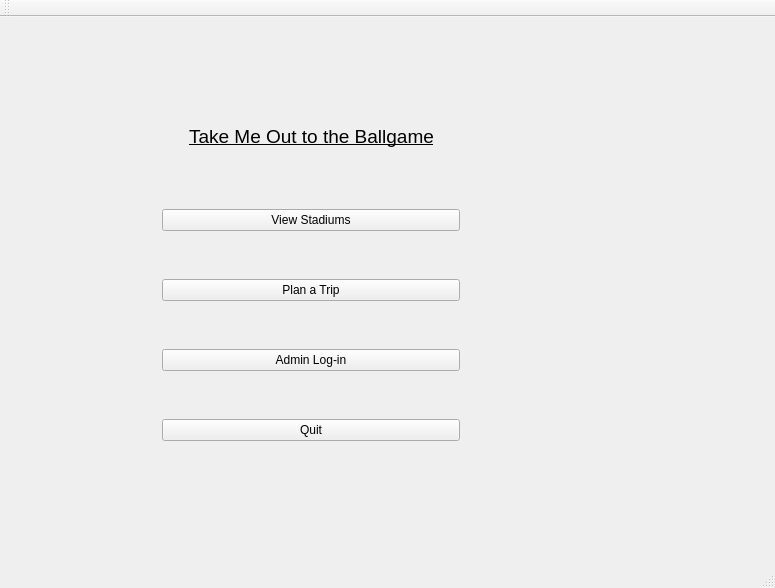
<?xml version="1.0" encoding="UTF-8"?>
<ui version="4.0">
 <class>MainWindow</class>
 <widget class="QMainWindow" name="MainWindow">
  <property name="geometry">
   <rect>
    <x>0</x>
    <y>0</y>
    <width>775</width>
    <height>588</height>
   </rect>
  </property>
  <property name="windowTitle">
   <string>MainWindow</string>
  </property>
  <widget class="QWidget" name="centralWidget">
   <layout class="QHBoxLayout" name="horizontalLayout_5">
    <item>
     <widget class="QStackedWidget" name="stackedWidget">
      <property name="maximumSize">
       <size>
        <width>831</width>
        <height>431</height>
       </size>
      </property>
      <property name="currentIndex">
       <number>0</number>
      </property>
      <widget class="QWidget" name="page_main_window">
       <widget class="QWidget" name="verticalLayoutWidget">
        <property name="geometry">
         <rect>
          <x>140</x>
          <y>80</y>
          <width>320</width>
          <height>341</height>
         </rect>
        </property>
        <layout class="QVBoxLayout" name="verticalLayout">
         <item>
          <widget class="QPushButton" name="majorAlphabet">
           <property name="text">
            <string>View Stadiums</string>
           </property>
          </widget>
         </item>
         <item>
          <widget class="QPushButton" name="planTrip">
           <property name="text">
            <string>Plan a Trip</string>
           </property>
          </widget>
         </item>
         <item>
          <widget class="QPushButton" name="adminLogin">
           <property name="text">
            <string>Admin Log-in</string>
           </property>
          </widget>
         </item>
         <item>
          <widget class="QPushButton" name="quit">
           <property name="text">
            <string>Quit</string>
           </property>
          </widget>
         </item>
        </layout>
       </widget>
       <widget class="QLabel" name="title">
        <property name="geometry">
         <rect>
          <x>140</x>
          <y>30</y>
          <width>321</width>
          <height>61</height>
         </rect>
        </property>
        <property name="text">
         <string>&lt;html&gt;&lt;head/&gt;&lt;body&gt;&lt;p align=&quot;center&quot;&gt;&lt;span style=&quot; font-size:14pt; text-decoration: underline;&quot;&gt;Take Me Out to the Ballgame&lt;/span&gt;&lt;/p&gt;&lt;/body&gt;&lt;/html&gt;</string>
        </property>
       </widget>
      </widget>
      <widget class="QWidget" name="page_view_stadiums">
       <property name="maximumSize">
        <size>
         <width>831</width>
         <height>431</height>
        </size>
       </property>
       <property name="autoFillBackground">
        <bool>true</bool>
       </property>
       <widget class="QPushButton" name="backToMain">
        <property name="geometry">
         <rect>
          <x>430</x>
          <y>380</y>
          <width>93</width>
          <height>28</height>
         </rect>
        </property>
        <property name="text">
         <string>Return</string>
        </property>
       </widget>
       <widget class="QPushButton" name="viewInformation">
        <property name="geometry">
         <rect>
          <x>540</x>
          <y>380</y>
          <width>101</width>
          <height>28</height>
         </rect>
        </property>
        <property name="text">
         <string>Details</string>
        </property>
       </widget>
       <widget class="QWidget" name="verticalLayoutWidget_6">
        <property name="geometry">
         <rect>
          <x>530</x>
          <y>50</y>
          <width>121</width>
          <height>99</height>
         </rect>
        </property>
        <layout class="QVBoxLayout" name="verticalLayout_6">
         <item>
          <widget class="QRadioButton" name="teamNameRadio">
           <property name="text">
            <string>Team Name</string>
           </property>
          </widget>
         </item>
         <item>
          <widget class="QRadioButton" name="stadiumNameRadio">
           <property name="text">
            <string>Stadium Name</string>
           </property>
          </widget>
         </item>
         <item>
          <widget class="QRadioButton" name="dateOpenedRadio">
           <property name="text">
            <string>Date Opened</string>
           </property>
          </widget>
         </item>
         <item>
          <widget class="QLabel" name="label_10">
           <property name="text">
            <string/>
           </property>
          </widget>
         </item>
        </layout>
       </widget>
       <widget class="QLabel" name="label_11">
        <property name="geometry">
         <rect>
          <x>530</x>
          <y>20</y>
          <width>61</width>
          <height>21</height>
         </rect>
        </property>
        <property name="text">
         <string>Sort by:</string>
        </property>
       </widget>
       <widget class="QWidget" name="horizontalLayoutWidget">
        <property name="geometry">
         <rect>
          <x>0</x>
          <y>330</y>
          <width>456</width>
          <height>41</height>
         </rect>
        </property>
        <layout class="QHBoxLayout" name="horizontalLayout_4">
         <item>
          <widget class="QRadioButton" name="americanLeagueRadio">
           <property name="text">
            <string>American League</string>
           </property>
          </widget>
         </item>
         <item>
          <widget class="QRadioButton" name="nationalLeagueRadio">
           <property name="text">
            <string>National League</string>
           </property>
          </widget>
         </item>
         <item>
          <widget class="QRadioButton" name="bothRadio">
           <property name="text">
            <string>Both</string>
           </property>
          </widget>
         </item>
         <item>
          <widget class="QRadioButton" name="grassRadio">
           <property name="text">
            <string>Grass Surface</string>
           </property>
          </widget>
         </item>
        </layout>
       </widget>
       <widget class="QTableWidget" name="tableWidget">
        <property name="geometry">
         <rect>
          <x>0</x>
          <y>40</y>
          <width>511</width>
          <height>281</height>
         </rect>
        </property>
       </widget>
      </widget>
      <widget class="QWidget" name="page_plan_trip">
       <widget class="QPushButton" name="backToMain2">
        <property name="geometry">
         <rect>
          <x>550</x>
          <y>380</y>
          <width>93</width>
          <height>28</height>
         </rect>
        </property>
        <property name="text">
         <string>return</string>
        </property>
       </widget>
       <widget class="QTableWidget" name="tableWidget_2">
        <property name="geometry">
         <rect>
          <x>10</x>
          <y>70</y>
          <width>256</width>
          <height>192</height>
         </rect>
        </property>
       </widget>
       <widget class="QTableWidget" name="tableWidget_3">
        <property name="geometry">
         <rect>
          <x>430</x>
          <y>70</y>
          <width>256</width>
          <height>192</height>
         </rect>
        </property>
       </widget>
      </widget>
      <widget class="QWidget" name="page_admin_login">
       <widget class="QWidget" name="verticalLayoutWidget_3">
        <property name="geometry">
         <rect>
          <x>170</x>
          <y>150</y>
          <width>241</width>
          <height>91</height>
         </rect>
        </property>
        <layout class="QVBoxLayout" name="verticalLayout_3">
         <item>
          <layout class="QHBoxLayout" name="horizontalLayout">
           <item>
            <widget class="QLabel" name="userName">
             <property name="text">
              <string>User Name:</string>
             </property>
            </widget>
           </item>
           <item>
            <widget class="QLineEdit" name="userNameLine"/>
           </item>
          </layout>
         </item>
         <item>
          <layout class="QHBoxLayout" name="horizontalLayout_2">
           <item>
            <widget class="QLabel" name="password">
             <property name="text">
              <string>Password  :</string>
             </property>
            </widget>
           </item>
           <item>
            <widget class="QLineEdit" name="passwordLine">
             <property name="echoMode">
              <enum>QLineEdit::Password</enum>
             </property>
            </widget>
           </item>
          </layout>
         </item>
        </layout>
       </widget>
       <widget class="QWidget" name="horizontalLayoutWidget_4">
        <property name="geometry">
         <rect>
          <x>170</x>
          <y>270</y>
          <width>241</width>
          <height>41</height>
         </rect>
        </property>
        <layout class="QHBoxLayout" name="horizontalLayout_3">
         <item>
          <widget class="QPushButton" name="login">
           <property name="text">
            <string>OK</string>
           </property>
          </widget>
         </item>
         <item>
          <widget class="QPushButton" name="cancel">
           <property name="text">
            <string>Cancel</string>
           </property>
          </widget>
         </item>
        </layout>
       </widget>
       <widget class="QLabel" name="label_2">
        <property name="geometry">
         <rect>
          <x>230</x>
          <y>80</y>
          <width>121</width>
          <height>51</height>
         </rect>
        </property>
        <property name="text">
         <string>&lt;html&gt;&lt;head/&gt;&lt;body&gt;&lt;p align=&quot;center&quot;&gt;&lt;span style=&quot; font-size:10pt;&quot;&gt;Admin Log-in&lt;/span&gt;&lt;/p&gt;&lt;/body&gt;&lt;/html&gt;</string>
        </property>
       </widget>
       <widget class="QWidget" name="verticalLayoutWidget_5">
        <property name="geometry">
         <rect>
          <x>210</x>
          <y>320</y>
          <width>212</width>
          <height>80</height>
         </rect>
        </property>
        <layout class="QVBoxLayout" name="verticalLayout_5">
         <item>
          <widget class="QLabel" name="label_8">
           <property name="text">
            <string>User Name: &quot;admin&quot;</string>
           </property>
          </widget>
         </item>
         <item>
          <widget class="QLabel" name="label_9">
           <property name="text">
            <string>password: &quot;admin&quot; or &quot;password&quot;</string>
           </property>
          </widget>
         </item>
        </layout>
       </widget>
      </widget>
      <widget class="QWidget" name="page_view_information">
       <widget class="QLabel" name="sadiumName">
        <property name="geometry">
         <rect>
          <x>60</x>
          <y>70</y>
          <width>101</width>
          <height>16</height>
         </rect>
        </property>
        <property name="text">
         <string>Stadium Name:</string>
        </property>
       </widget>
       <widget class="QLabel" name="streetAddress">
        <property name="geometry">
         <rect>
          <x>60</x>
          <y>100</y>
          <width>101</width>
          <height>16</height>
         </rect>
        </property>
        <property name="text">
         <string>Street Address: </string>
        </property>
       </widget>
       <widget class="QLabel" name="city">
        <property name="geometry">
         <rect>
          <x>60</x>
          <y>130</y>
          <width>55</width>
          <height>16</height>
         </rect>
        </property>
        <property name="text">
         <string>City: </string>
        </property>
       </widget>
       <widget class="QLabel" name="state">
        <property name="geometry">
         <rect>
          <x>60</x>
          <y>160</y>
          <width>55</width>
          <height>16</height>
         </rect>
        </property>
        <property name="text">
         <string>State: </string>
        </property>
       </widget>
       <widget class="QLabel" name="zip">
        <property name="geometry">
         <rect>
          <x>60</x>
          <y>190</y>
          <width>55</width>
          <height>16</height>
         </rect>
        </property>
        <property name="text">
         <string>Zip: </string>
        </property>
       </widget>
       <widget class="QLabel" name="boxOffice">
        <property name="geometry">
         <rect>
          <x>60</x>
          <y>220</y>
          <width>71</width>
          <height>16</height>
         </rect>
        </property>
        <property name="text">
         <string>Box Office: </string>
        </property>
       </widget>
       <widget class="QLabel" name="dateOpened">
        <property name="geometry">
         <rect>
          <x>60</x>
          <y>250</y>
          <width>91</width>
          <height>16</height>
         </rect>
        </property>
        <property name="text">
         <string>Date Opened: </string>
        </property>
       </widget>
       <widget class="QLabel" name="capacity">
        <property name="geometry">
         <rect>
          <x>60</x>
          <y>280</y>
          <width>81</width>
          <height>16</height>
         </rect>
        </property>
        <property name="text">
         <string>Capacity</string>
        </property>
       </widget>
       <widget class="QLabel" name="stadiumInformationTitle">
        <property name="geometry">
         <rect>
          <x>240</x>
          <y>20</y>
          <width>121</width>
          <height>16</height>
         </rect>
        </property>
        <property name="text">
         <string>Stadium Information</string>
        </property>
       </widget>
       <widget class="QLineEdit" name="lineStadiumName">
        <property name="geometry">
         <rect>
          <x>170</x>
          <y>70</y>
          <width>221</width>
          <height>22</height>
         </rect>
        </property>
       </widget>
       <widget class="QLineEdit" name="lineStreetAddress">
        <property name="geometry">
         <rect>
          <x>170</x>
          <y>100</y>
          <width>221</width>
          <height>22</height>
         </rect>
        </property>
       </widget>
       <widget class="QLineEdit" name="lineCity">
        <property name="geometry">
         <rect>
          <x>170</x>
          <y>130</y>
          <width>221</width>
          <height>22</height>
         </rect>
        </property>
       </widget>
       <widget class="QLineEdit" name="lineState">
        <property name="geometry">
         <rect>
          <x>170</x>
          <y>160</y>
          <width>221</width>
          <height>22</height>
         </rect>
        </property>
       </widget>
       <widget class="QLineEdit" name="lineZip">
        <property name="geometry">
         <rect>
          <x>170</x>
          <y>190</y>
          <width>221</width>
          <height>22</height>
         </rect>
        </property>
       </widget>
       <widget class="QLineEdit" name="lineBoxOffice">
        <property name="geometry">
         <rect>
          <x>170</x>
          <y>220</y>
          <width>221</width>
          <height>22</height>
         </rect>
        </property>
       </widget>
       <widget class="QLineEdit" name="lineCapacity">
        <property name="geometry">
         <rect>
          <x>170</x>
          <y>280</y>
          <width>61</width>
          <height>22</height>
         </rect>
        </property>
       </widget>
       <widget class="QPushButton" name="backToList">
        <property name="geometry">
         <rect>
          <x>550</x>
          <y>380</y>
          <width>93</width>
          <height>28</height>
         </rect>
        </property>
        <property name="text">
         <string>return</string>
        </property>
       </widget>
       <widget class="QLineEdit" name="lineCapacity_2">
        <property name="geometry">
         <rect>
          <x>370</x>
          <y>280</y>
          <width>61</width>
          <height>22</height>
         </rect>
        </property>
       </widget>
       <widget class="QLineEdit" name="lineDescription1">
        <property name="geometry">
         <rect>
          <x>240</x>
          <y>280</y>
          <width>113</width>
          <height>22</height>
         </rect>
        </property>
       </widget>
       <widget class="QLineEdit" name="lineDescription2">
        <property name="geometry">
         <rect>
          <x>450</x>
          <y>280</y>
          <width>113</width>
          <height>22</height>
         </rect>
        </property>
       </widget>
       <widget class="QLineEdit" name="lineInputDate_2">
        <property name="geometry">
         <rect>
          <x>170</x>
          <y>250</y>
          <width>221</width>
          <height>22</height>
         </rect>
        </property>
       </widget>
      </widget>
      <widget class="QWidget" name="page_admin_options">
       <widget class="QWidget" name="verticalLayoutWidget_2">
        <property name="geometry">
         <rect>
          <x>190</x>
          <y>130</y>
          <width>231</width>
          <height>141</height>
         </rect>
        </property>
        <layout class="QVBoxLayout" name="verticalLayout_2">
         <item>
          <widget class="QPushButton" name="modifyStadiumButton">
           <property name="text">
            <string>Modify Stadium</string>
           </property>
          </widget>
         </item>
         <item>
          <widget class="QPushButton" name="addTeam">
           <property name="text">
            <string>Add a New Team</string>
           </property>
          </widget>
         </item>
         <item>
          <widget class="QPushButton" name="modifySouvenir">
           <property name="text">
            <string>Modify Souvenirs</string>
           </property>
          </widget>
         </item>
        </layout>
       </widget>
       <widget class="QPushButton" name="backToList_2">
        <property name="geometry">
         <rect>
          <x>540</x>
          <y>380</y>
          <width>93</width>
          <height>28</height>
         </rect>
        </property>
        <property name="text">
         <string>return</string>
        </property>
       </widget>
      </widget>
      <widget class="QWidget" name="page_stadium_to_modify">
       <widget class="QLabel" name="label">
        <property name="geometry">
         <rect>
          <x>170</x>
          <y>30</y>
          <width>231</width>
          <height>31</height>
         </rect>
        </property>
        <property name="text">
         <string>Select the stadium you want to modify</string>
        </property>
       </widget>
       <widget class="QScrollArea" name="scrollArea_2">
        <property name="geometry">
         <rect>
          <x>170</x>
          <y>70</y>
          <width>231</width>
          <height>281</height>
         </rect>
        </property>
        <property name="widgetResizable">
         <bool>true</bool>
        </property>
        <widget class="QWidget" name="scrollAreaStadiumModify">
         <property name="geometry">
          <rect>
           <x>0</x>
           <y>0</y>
           <width>229</width>
           <height>279</height>
          </rect>
         </property>
        </widget>
       </widget>
       <widget class="QPushButton" name="modify">
        <property name="geometry">
         <rect>
          <x>540</x>
          <y>380</y>
          <width>101</width>
          <height>28</height>
         </rect>
        </property>
        <property name="text">
         <string>Select</string>
        </property>
       </widget>
      </widget>
      <widget class="QWidget" name="page_modify_stadium">
       <widget class="QLabel" name="sadiumName_2">
        <property name="geometry">
         <rect>
          <x>60</x>
          <y>120</y>
          <width>101</width>
          <height>16</height>
         </rect>
        </property>
        <property name="text">
         <string>Stadium Name:</string>
        </property>
       </widget>
       <widget class="QLineEdit" name="lineInputStadiumName">
        <property name="geometry">
         <rect>
          <x>170</x>
          <y>120</y>
          <width>221</width>
          <height>22</height>
         </rect>
        </property>
       </widget>
       <widget class="QLineEdit" name="lineInputStreet">
        <property name="geometry">
         <rect>
          <x>170</x>
          <y>150</y>
          <width>221</width>
          <height>22</height>
         </rect>
        </property>
       </widget>
       <widget class="QLineEdit" name="lineInputCity">
        <property name="geometry">
         <rect>
          <x>170</x>
          <y>180</y>
          <width>221</width>
          <height>22</height>
         </rect>
        </property>
       </widget>
       <widget class="QLineEdit" name="lineInputState">
        <property name="geometry">
         <rect>
          <x>170</x>
          <y>210</y>
          <width>221</width>
          <height>22</height>
         </rect>
        </property>
       </widget>
       <widget class="QLineEdit" name="lineInputZip">
        <property name="geometry">
         <rect>
          <x>170</x>
          <y>240</y>
          <width>221</width>
          <height>22</height>
         </rect>
        </property>
       </widget>
       <widget class="QLineEdit" name="lineInputBox">
        <property name="geometry">
         <rect>
          <x>170</x>
          <y>270</y>
          <width>221</width>
          <height>22</height>
         </rect>
        </property>
       </widget>
       <widget class="QLabel" name="state_2">
        <property name="geometry">
         <rect>
          <x>60</x>
          <y>210</y>
          <width>101</width>
          <height>16</height>
         </rect>
        </property>
        <property name="text">
         <string>State:</string>
        </property>
       </widget>
       <widget class="QLabel" name="streetAddress_2">
        <property name="geometry">
         <rect>
          <x>60</x>
          <y>150</y>
          <width>101</width>
          <height>16</height>
         </rect>
        </property>
        <property name="text">
         <string>Street Address:</string>
        </property>
       </widget>
       <widget class="QLabel" name="city_2">
        <property name="geometry">
         <rect>
          <x>60</x>
          <y>180</y>
          <width>101</width>
          <height>16</height>
         </rect>
        </property>
        <property name="text">
         <string>City:</string>
        </property>
       </widget>
       <widget class="QLabel" name="zip_2">
        <property name="geometry">
         <rect>
          <x>60</x>
          <y>240</y>
          <width>101</width>
          <height>16</height>
         </rect>
        </property>
        <property name="text">
         <string>Zip:</string>
        </property>
       </widget>
       <widget class="QLabel" name="boxOffice_2">
        <property name="geometry">
         <rect>
          <x>60</x>
          <y>270</y>
          <width>101</width>
          <height>16</height>
         </rect>
        </property>
        <property name="text">
         <string>Box Office:</string>
        </property>
       </widget>
       <widget class="QLabel" name="capacity_2">
        <property name="geometry">
         <rect>
          <x>60</x>
          <y>340</y>
          <width>101</width>
          <height>16</height>
         </rect>
        </property>
        <property name="text">
         <string>Capacity</string>
        </property>
       </widget>
       <widget class="QLabel" name="dateOpened_2">
        <property name="geometry">
         <rect>
          <x>60</x>
          <y>310</y>
          <width>101</width>
          <height>16</height>
         </rect>
        </property>
        <property name="text">
         <string>Date Opened:</string>
        </property>
       </widget>
       <widget class="QLineEdit" name="lineInputCapacity">
        <property name="geometry">
         <rect>
          <x>170</x>
          <y>340</y>
          <width>61</width>
          <height>22</height>
         </rect>
        </property>
       </widget>
       <widget class="QLineEdit" name="lineInputDescription1">
        <property name="geometry">
         <rect>
          <x>240</x>
          <y>340</y>
          <width>113</width>
          <height>22</height>
         </rect>
        </property>
       </widget>
       <widget class="QLineEdit" name="lineInputCapacity2">
        <property name="geometry">
         <rect>
          <x>360</x>
          <y>340</y>
          <width>61</width>
          <height>22</height>
         </rect>
        </property>
       </widget>
       <widget class="QLineEdit" name="lineInputDescription2">
        <property name="geometry">
         <rect>
          <x>430</x>
          <y>340</y>
          <width>113</width>
          <height>22</height>
         </rect>
        </property>
       </widget>
       <widget class="QLabel" name="title_2">
        <property name="geometry">
         <rect>
          <x>190</x>
          <y>20</y>
          <width>161</width>
          <height>16</height>
         </rect>
        </property>
        <property name="text">
         <string>Enter Stadium Information</string>
        </property>
       </widget>
       <widget class="QPushButton" name="submit">
        <property name="geometry">
         <rect>
          <x>540</x>
          <y>380</y>
          <width>101</width>
          <height>28</height>
         </rect>
        </property>
        <property name="text">
         <string>Submit</string>
        </property>
       </widget>
       <widget class="QLineEdit" name="lineM">
        <property name="geometry">
         <rect>
          <x>170</x>
          <y>310</y>
          <width>41</width>
          <height>22</height>
         </rect>
        </property>
       </widget>
       <widget class="QLineEdit" name="lineY">
        <property name="geometry">
         <rect>
          <x>270</x>
          <y>310</y>
          <width>61</width>
          <height>22</height>
         </rect>
        </property>
       </widget>
       <widget class="QLineEdit" name="lineD">
        <property name="geometry">
         <rect>
          <x>220</x>
          <y>310</y>
          <width>41</width>
          <height>22</height>
         </rect>
        </property>
       </widget>
       <widget class="QLabel" name="label_3">
        <property name="geometry">
         <rect>
          <x>170</x>
          <y>290</y>
          <width>55</width>
          <height>16</height>
         </rect>
        </property>
        <property name="text">
         <string>  M</string>
        </property>
       </widget>
       <widget class="QLabel" name="label_4">
        <property name="geometry">
         <rect>
          <x>220</x>
          <y>290</y>
          <width>41</width>
          <height>16</height>
         </rect>
        </property>
        <property name="text">
         <string>   D</string>
        </property>
       </widget>
       <widget class="QLabel" name="label_5">
        <property name="geometry">
         <rect>
          <x>270</x>
          <y>290</y>
          <width>55</width>
          <height>16</height>
         </rect>
        </property>
        <property name="text">
         <string>   Y</string>
        </property>
       </widget>
       <widget class="QPushButton" name="backToMain_2">
        <property name="geometry">
         <rect>
          <x>440</x>
          <y>380</y>
          <width>93</width>
          <height>28</height>
         </rect>
        </property>
        <property name="text">
         <string>return</string>
        </property>
       </widget>
       <widget class="QLabel" name="teamName">
        <property name="geometry">
         <rect>
          <x>60</x>
          <y>60</y>
          <width>101</width>
          <height>16</height>
         </rect>
        </property>
        <property name="text">
         <string>Team Name:</string>
        </property>
       </widget>
       <widget class="QLabel" name="league">
        <property name="geometry">
         <rect>
          <x>60</x>
          <y>90</y>
          <width>101</width>
          <height>16</height>
         </rect>
        </property>
        <property name="text">
         <string>Lague:</string>
        </property>
       </widget>
       <widget class="QLineEdit" name="lineInputTeamName">
        <property name="geometry">
         <rect>
          <x>170</x>
          <y>60</y>
          <width>221</width>
          <height>22</height>
         </rect>
        </property>
       </widget>
       <widget class="QLineEdit" name="lineInputLeague">
        <property name="geometry">
         <rect>
          <x>170</x>
          <y>90</y>
          <width>221</width>
          <height>22</height>
         </rect>
        </property>
       </widget>
      </widget>
      <widget class="QWidget" name="page_modify_souvenirs">
       <widget class="QWidget" name="verticalLayoutWidget_4">
        <property name="geometry">
         <rect>
          <x>190</x>
          <y>110</y>
          <width>211</width>
          <height>131</height>
         </rect>
        </property>
        <layout class="QVBoxLayout" name="verticalLayout_4">
         <item>
          <widget class="QPushButton" name="addSouvenir">
           <property name="text">
            <string>Add a New Souvenir</string>
           </property>
          </widget>
         </item>
         <item>
          <widget class="QPushButton" name="deleteSouvenir">
           <property name="text">
            <string>Delete the Souvenir</string>
           </property>
          </widget>
         </item>
         <item>
          <widget class="QPushButton" name="changePrice">
           <property name="text">
            <string>Change the Souvenir</string>
           </property>
          </widget>
         </item>
        </layout>
       </widget>
       <widget class="QPushButton" name="backToMain2_2">
        <property name="geometry">
         <rect>
          <x>550</x>
          <y>380</y>
          <width>93</width>
          <height>28</height>
         </rect>
        </property>
        <property name="text">
         <string>back</string>
        </property>
       </widget>
      </widget>
      <widget class="QWidget" name="page_add_modify_souvenir">
       <widget class="QLabel" name="addDeleteTitle">
        <property name="geometry">
         <rect>
          <x>260</x>
          <y>20</y>
          <width>71</width>
          <height>21</height>
         </rect>
        </property>
        <property name="text">
         <string>TextLabel</string>
        </property>
       </widget>
       <widget class="QLabel" name="label_6">
        <property name="geometry">
         <rect>
          <x>70</x>
          <y>90</y>
          <width>55</width>
          <height>16</height>
         </rect>
        </property>
        <property name="text">
         <string>Type:</string>
        </property>
       </widget>
       <widget class="QLabel" name="label_7">
        <property name="geometry">
         <rect>
          <x>70</x>
          <y>150</y>
          <width>55</width>
          <height>16</height>
         </rect>
        </property>
        <property name="text">
         <string>Price:</string>
        </property>
       </widget>
       <widget class="QLineEdit" name="lineSouvenirType">
        <property name="geometry">
         <rect>
          <x>130</x>
          <y>90</y>
          <width>151</width>
          <height>22</height>
         </rect>
        </property>
       </widget>
       <widget class="QLineEdit" name="linePrice">
        <property name="geometry">
         <rect>
          <x>130</x>
          <y>150</y>
          <width>71</width>
          <height>22</height>
         </rect>
        </property>
       </widget>
       <widget class="QPushButton" name="submit_2">
        <property name="geometry">
         <rect>
          <x>540</x>
          <y>380</y>
          <width>101</width>
          <height>28</height>
         </rect>
        </property>
        <property name="text">
         <string>Submit</string>
        </property>
       </widget>
       <widget class="QPushButton" name="backToList_3">
        <property name="geometry">
         <rect>
          <x>440</x>
          <y>380</y>
          <width>93</width>
          <height>28</height>
         </rect>
        </property>
        <property name="text">
         <string>return</string>
        </property>
       </widget>
      </widget>
      <widget class="QWidget" name="page_souvenir_list">
       <widget class="QLabel" name="selectSouvenirTitle">
        <property name="geometry">
         <rect>
          <x>230</x>
          <y>20</y>
          <width>121</width>
          <height>41</height>
         </rect>
        </property>
        <property name="text">
         <string>Select the Souvenir</string>
        </property>
       </widget>
       <widget class="QScrollArea" name="scrollArea_3">
        <property name="geometry">
         <rect>
          <x>190</x>
          <y>90</y>
          <width>211</width>
          <height>221</height>
         </rect>
        </property>
        <property name="widgetResizable">
         <bool>true</bool>
        </property>
        <widget class="QWidget" name="scrollAreaWidgetContents_2">
         <property name="geometry">
          <rect>
           <x>0</x>
           <y>0</y>
           <width>209</width>
           <height>219</height>
          </rect>
         </property>
        </widget>
       </widget>
       <widget class="QPushButton" name="backToMain_3">
        <property name="geometry">
         <rect>
          <x>440</x>
          <y>380</y>
          <width>93</width>
          <height>28</height>
         </rect>
        </property>
        <property name="text">
         <string>return</string>
        </property>
       </widget>
       <widget class="QPushButton" name="selectSouvenir">
        <property name="geometry">
         <rect>
          <x>540</x>
          <y>380</y>
          <width>101</width>
          <height>28</height>
         </rect>
        </property>
        <property name="text">
         <string>Select</string>
        </property>
       </widget>
      </widget>
     </widget>
    </item>
   </layout>
  </widget>
  <widget class="QMenuBar" name="menuBar">
   <property name="geometry">
    <rect>
     <x>0</x>
     <y>0</y>
     <width>775</width>
     <height>22</height>
    </rect>
   </property>
  </widget>
  <widget class="QToolBar" name="mainToolBar">
   <attribute name="toolBarArea">
    <enum>TopToolBarArea</enum>
   </attribute>
   <attribute name="toolBarBreak">
    <bool>false</bool>
   </attribute>
  </widget>
  <widget class="QStatusBar" name="statusBar"/>
 </widget>
 <layoutdefault spacing="6" margin="11"/>
 <resources/>
 <connections/>
</ui>
